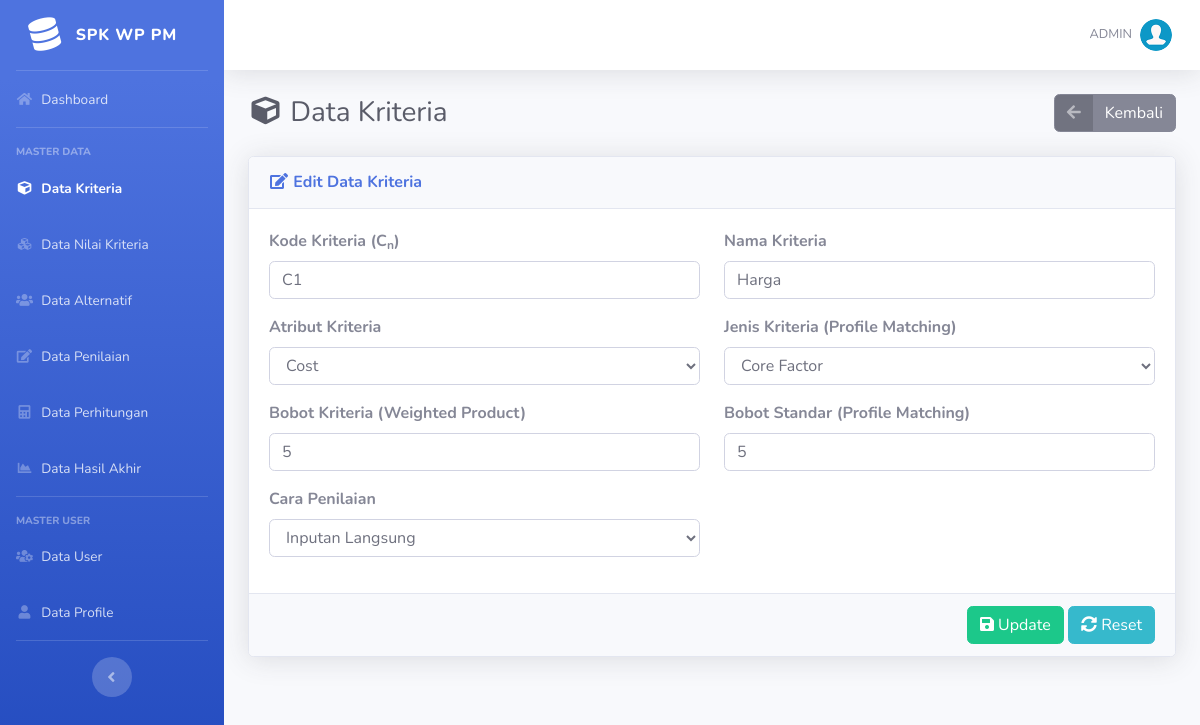
/edit-kriteria.php?id=7 (signed in), run on the app's committed database.
### tables this page shows
CREATE TABLE `kriteria` (
  `id_kriteria` int(11) NOT NULL,
  `kode_kriteria` varchar(10) NOT NULL,
  `nama` varchar(50) NOT NULL,
  `type` varchar(50) NOT NULL,
  `jenis` varchar(50) NOT NULL,
  `bobot` float NOT NULL,
  `bobot_standar` float NOT NULL,
  `ada_pilihan` tinyint(1) DEFAULT NULL
);

### includes/functions.php (called while the page is built, shortened)
<?php
function get_role() {
	if(isset($_SESSION['user_id']) && isset($_SESSION['role'])) {
		if($_SESSION['role'] == '1') {
			return 'admin';
		} else {
			return 'user';
		}
	} else {
		return false;
	}
}
?>

### edit-kriteria.php (the view, shortened to what this page needs)
<?php require_once('includes/init.php');
$user_role = get_role();
if($user_role == 'admin') {
$id_kriteria = (isset($_GET['id'])) ? trim($_GET['id']) : '';
require_once('template/header.php');
?>
<div class="d-sm-flex align-items-center justify-content-between mb-4">
    <h1 class="h3 mb-0 text-gray-800"><i class="fas fa-fw fa-cube"></i> Data Kriteria</h1>
	<a href="list-kriteria.php" class="btn btn-secondary btn-icon-split"><span class="icon text-white-50"><i class="fas fa-arrow-left"></i></span>
		<span class="text">Kembali</span>
	</a>
</div>
<div class="card shadow mb-4">
    <div class="card-header py-3">
        <h6 class="m-0 font-weight-bold text-primary"><i class="fas fa-fw fa-edit"></i> Edit Data Kriteria</h6>
    </div>
	<form action="edit-kriteria.php?id=<?php echo $id_kriteria; ?>" method="post">
		<?php
		if(!$id_kriteria) {
		?>
		<div class="card-body">
			<div class="alert alert-danger">Data tidak ada</div>
		</div>
		<?php
		}else{
		$data = mysqli_query($koneksi,"SELECT * FROM kriteria WHERE id_kriteria='$id_kriteria'");
		$cek = mysqli_num_rows($data);
		if($cek <= 0) {
		?>
		<div class="card-body">
			<div class="alert alert-danger">Data tidak ada</div>
		</div>
		<?php
		}else{
			while($d = mysqli_fetch_array($data)){
		?>
		<div class="card-body">
			<div class="row">
				<div class="form-group col-md-6">
					<label class="font-weight-bold">Kode Kriteria (C<sub>n</sub>)</label>
					<input autocomplete="off" type="text" name="kode_kriteria" required value="<?php echo $d['kode_kriteria']; ?>" class="form-control" placeholder="e.g: C1"/>
				</div>
				<div class="form-group col-md-6">
					<label class="font-weight-bold">Nama Kriteria</label>
					<input autocomplete="off" type="text" name="nama" required value="<?php echo $d['nama']; ?>" class="form-control" placeholder="e.g: Harga"/>
				</div>
				<div class="form-group col-md-6">
					<label class="font-weight-bold">Atribut Kriteria</label>
					<select name="type" class="form-control" required>
						<option value="Cost" <?php if($d['type']=="Cost") {echo "selected";} ?>>Cost</option>
					</select>
				</div>
				<div class="form-group col-md-6">
					<label class="font-weight-bold">Jenis Kriteria (Profile Matching)</label>
					<select name="jenis" class="form-control" required>
						<option value="Core Factor" <?php if($d['jenis']=="Core Factor") {echo "selected";} ?>>Core Factor</option>
					</select>
				</div>
				<div class="form-group col-md-6">
					<label class="font-weight-bold">Bobot Kriteria (Weighted Product)</label>
					<input autocomplete="off" type="number" name="bobot" required value="<?php echo $d['bobot']; ?>" step="0.01" class="form-control" placeholder="e.g: 1"/>
				</div>
				<div class="form-group col-md-6">
					<label class="font-weight-bold">Bobot Standar (Profile Matching)</label>
					<input autocomplete="off" type="number" name="bobot_standar" required value="<?php echo $d['bobot_standar']; ?>" step="0.01" class="form-control" placeholder="e.g: 1"/>
				</div>
				<div class="form-group col-md-6">
					<label class="font-weight-bold">Cara Penilaian</label>
					<select name="ada_pilihan" class="form-control" required>
						<option value="0" <?php if($d['ada_pilihan']=="0") {echo "selected";} ?>>Inputan Langsung</option>
					</select>
				</div>
			</div>
		</div>
		<div class="card-footer text-right">
            <button name="submit" value="submit" type="submit" class="btn btn-success"><i class="fa fa-save"></i> Update</button>
            <button type="reset" class="btn btn-info"><i class="fa fa-sync-alt"></i> Reset</button>
        </div>
		<?php
		}
		}
		}
		?>
	</form>
</div>
<?php
require_once('template/footer.php');
}else {
	header('Location: login.php');
}
?>

### data on the page
kriteria: kode_kriteria "C1", nama "Harga", type "Cost", jenis "Core Factor", bobot "5", bobot_standar "5", ada_pilihan "Inputan Langsung"

### other printed values
$_SESSION['username'] "ADMIN"
